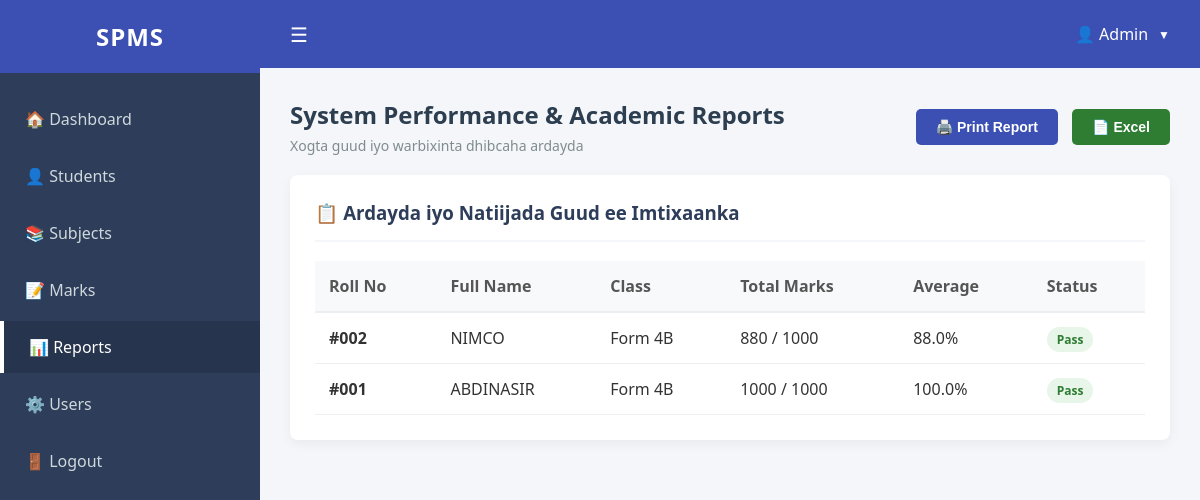
The page /admin_dashboard/report.php on the database as committed earlier.
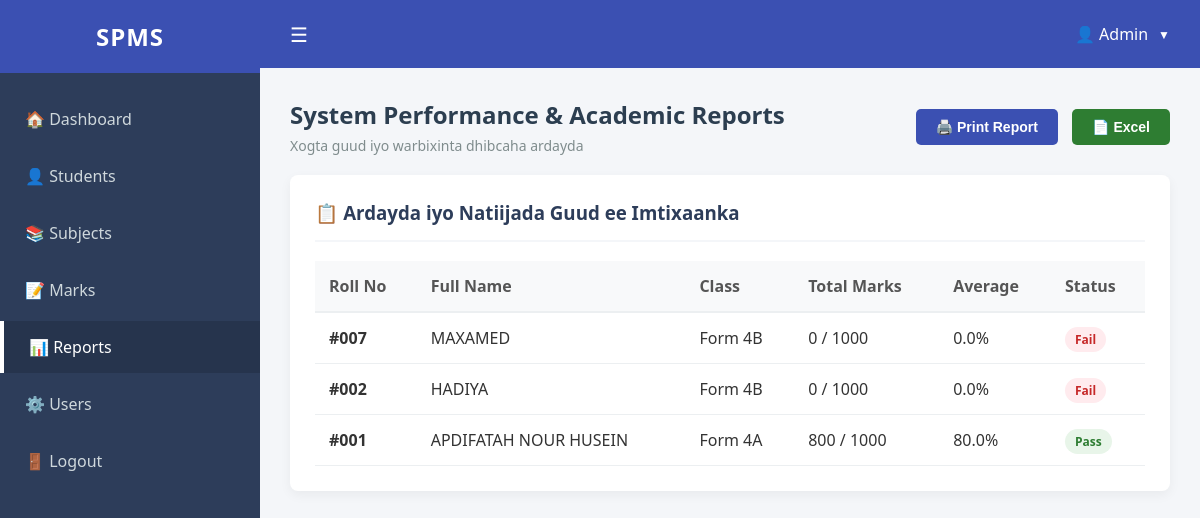
The same page on the database as committed later.
### tables this page shows
CREATE TABLE `student_marks` (
  `id` int(11) NOT NULL,
  `roll_no` varchar(50) NOT NULL,
  `full_name` varchar(255) NOT NULL,
  `class` varchar(50) NOT NULL,
  `math` int(11) DEFAULT 0,
  `english` int(11) DEFAULT 0,
  `science` int(11) DEFAULT 0,
  `somali` int(11) DEFAULT 0,
  `history` int(11) DEFAULT 0,
  `geography` int(11) DEFAULT 0,
  `arabic` int(11) DEFAULT 0,
  `islamic` int(11) DEFAULT 0,
  `chemistry` int(11) DEFAULT 0,
  `physics` int(11) DEFAULT 0,
  `created_at` timestamp NOT NULL DEFAULT current_timestamp()
);

### admin_dashboard/report.php (the view, shortened to what this page needs)
<?php
include('conn.php');
$report_data = [];
if ($conn) {
    $query = "SELECT roll_no, full_name, class,
              (math + english + science + somali + history + geography + arabic + islamic + chemistry + physics) as total_marks,
              ((math + english + science + somali + history + geography + arabic + islamic + chemistry + physics) / 10) as average
              FROM student_marks ORDER BY id DESC";
    $result = mysqli_query($conn, $query);
    if ($result) {
        while ($row = mysqli_fetch_assoc($result)) {
            $report_data[] = $row;
        }
    }
}
?>
<!DOCTYPE html>
<html lang="so">
<head>
</head>
<body>
    <div class="app">
        <aside class="sidebar">
            <div class="brand-section">SPMS</div>
            <nav class="side-nav">
                <a class="nav-item" href="admin_dashboard.php">🏠 Dashboard</a>
                <a class="nav-item" href="students.php">👤 Students</a>
                <a class="nav-item" href="subject.php">📚 Subjects</a>
                <a class="nav-item" href="marks.php">📝 Marks</a>
                <a class="nav-item active" href="reports.php">📊 Reports</a>
                <a class="nav-item" href="user.php">⚙️ Users</a>
                <a class="nav-item" href="#" style="margin-top: auto; padding-bottom: 30px;">🚪 Logout</a>
            </nav>
        </aside>
        <div class="main-content">
            <header class="top-header">
                <div style="font-size: 20px; cursor: pointer;">☰</div>
                <div style="display: flex; align-items: center; gap: 10px;">
                    <span style="font-weight: 500;">👤 Admin</span>
                    <span style="font-size: 12px;">▼</span>
                </div>
            </header>
            <main class="container">
                <div class="action-bar">
                    <div>
                        <h2 style="margin: 0; color: #2c3e50;">System Performance & Academic Reports</h2>
                        <p style="margin: 5px 0 0 0; color: #7f8c8d; font-size: 14px;">Xogta guud iyo warbixinta dhibcaha ardayda</p>
                    </div>
                    <div>
                        <button class="btn btn-print" onclick="window.print()">🖨️ Print Report</button>
                        <button class="btn btn-excel" onclick="exportTableToExcel('reportTable', 'Student-Report')">📄 Excel</button>
                    </div>
                </div>
                <div class="report-card">
                    <h3 style="margin-top: 0; color: var(--sidebar-bg); border-bottom: 2px solid #f4f6f9; padding-bottom: 15px;">
                        📋 Ardayda iyo Natiijada Guud ee Imtixaanka
                    </h3>
                    <table class="report-table" id="reportTable">
                        <thead>
                            <tr>
                                <th>Roll No</th>
                                <th>Full Name</th>
                                <th>Class</th>
                                <th>Total Marks</th>
                                <th>Average</th>
                                <th>Status</th>
                            </tr>
                        </thead>
                        <tbody>
                            <?php if (empty($report_data)): ?>
                                <tr>
                                    <td><strong>#88</strong></td>
                                    <td>CABDIFATAAX NUUR XUSEEN</td>
                                    <td>Form 4A</td>
                                    <td>871 / 1000</td>
                                    <td>87.1%</td>
                                    <td><span class="status-badge status-pass">Pass</span></td>
                                </tr>
                                <tr>
                                    <td><strong>#92</strong></td>
                                    <td>AMINA AHMED CALI</td>
                                    <td>Form 4B</td>
                                    <td>420 / 1000</td>
                                    <td>42.0%</td>
                                    <td><span class="status-badge status-fail">Fail</span></td>
                                </tr>
                            <?php else: ?>
                                <?php foreach ($report_data as $row): ?>
                                    <tr>
                                        <td><strong>#<?php echo htmlspecialchars($row['roll_no']); ?></strong></td>
                                        <td style="text-transform: uppercase;"><?php echo htmlspecialchars($row['full_name']); ?></td>
                                        <td><?php echo htmlspecialchars($row['class']); ?></td>
                                        <td><?php echo $row['total_marks']; ?> / 1000</td>
                                        <td><?php echo number_format($row['average'], 1); ?>%</td>
                                        <td>
                                            <?php if ($row['average'] >= 50): ?>
                                                <span class="status-badge status-pass">Pass</span>
                                            <?php else: ?>
                                                <span class="status-badge status-fail">Fail</span>
                                            <?php endif; ?>
                                        </td>
                                    </tr>
                                <?php endforeach; ?>
                            <?php endif; ?>
                        </tbody>
                    </table>
                </div>
            </main>
        </div>
    </div>
</body>
</html>

### admin_dashboard/report.php (style rules this page uses)
:root { --primary-bg: #3b50b2; --sidebar-bg: #2d3d5a; --body-bg: #f4f6f9; --text-dark: #333; }
body { background-color: var(--body-bg); font-family: 'Segoe UI', Tahoma, Geneva, Verdana, sans-serif; margin: 0; padding: 0; }
.app { display: flex; min-height: 100vh; }
.sidebar { width: 260px; min-width: 260px; background-color: var(--sidebar-bg); color: #b0bec5; display: flex; flex-direction: column; }
.brand-section { background-color: var(--primary-bg); color: white; padding: 20px; font-size: 24px; font-weight: bold; text-align: center; letter-spacing: 1px; }
.side-nav { padding: 20px 0; display: flex; flex-direction: column; gap: 5px; }
.nav-item { padding: 15px 25px; color: #cfd8dc; text-decoration: none; font-size: 16px; display: flex; align-items: center; gap: 15px; transition: 0.3s; }
.nav-item.active { background-color: rgba(0, 0, 0, 0.15); color: white; border-left: 4px solid #fff; }
.top-header { background-color: var(--primary-bg); height: 68px; display: flex; justify-content: space-between; align-items: center; padding: 0 30px; color: white; }
.main-content { flex: 1; display: flex; flex-direction: column; }
.container { padding: 30px; }
.action-bar { display: flex; justify-content: space-between; align-items: center; margin-bottom: 20px; }
.btn { padding: 10px 20px; border: none; border-radius: 5px; cursor: pointer; font-weight: 600; font-size: 14px; display: inline-flex; align-items: center; gap: 8px; }
.btn-print { background-color: var(--primary-bg); color: white; }
.btn-excel { background-color: #2e7d32; color: white; margin-left: 10px; }
.report-card { background: white; padding: 25px; border-radius: 8px; box-shadow: 0 4px 12px rgba(0,0,0,0.05); }
.report-table { width: 100%; border-collapse: collapse; margin-top: 15px; }
.report-table th { background-color: #f8f9fa; color: #555; text-align: left; padding: 14px; border-bottom: 2px solid #eceff1; font-weight: 600; }
.report-table td { padding: 14px; border-bottom: 1px solid #eceff1; color: #333; }
.status-badge { padding: 4px 10px; border-radius: 20px; font-size: 12px; font-weight: bold; }
.status-pass { background-color: #e8f5e9; color: #2e7d32; }
.status-fail { background-color: #ffebee; color: #c62828; }

Rows that differ between the two databases and show on the page:
removed student_marks: roll_no "002", full_name "NIMCO", class "Form 4B", total_marks "880", average "88.0", shows "Pass"
removed student_marks: roll_no "001", full_name "ABDINASIR", class "Form 4B", total_marks "1000", average "100.0", shows "Pass"
added student_marks: roll_no "007", full_name "MAXAMED", class "Form 4B", total_marks "0", average "0.0", shows "Fail"
added student_marks: roll_no "002", full_name "HADIYA", class "Form 4B", total_marks "0", average "0.0", shows "Fail"
added student_marks: roll_no "001", full_name "APDIFATAH NOUR HUSEIN", class "Form 4A", total_marks "800", average "80.0", shows "Pass"
